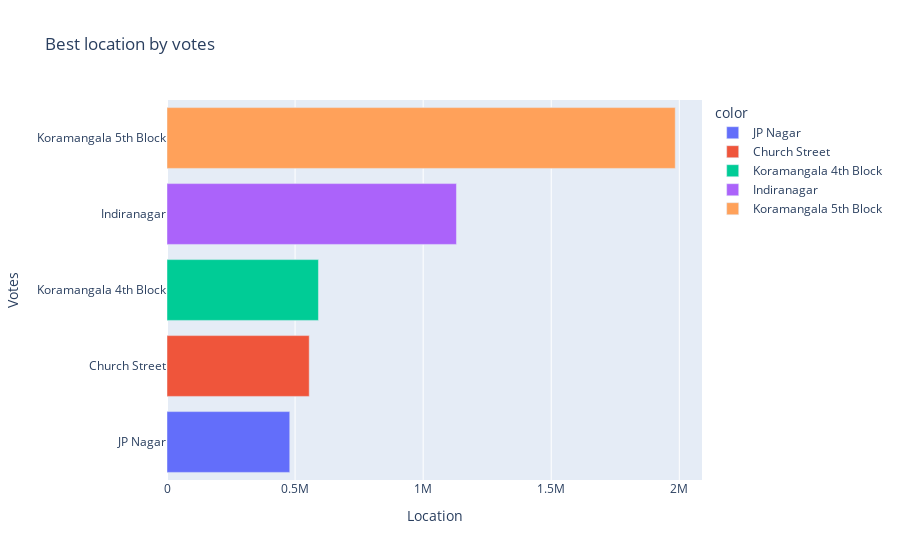

Notebook source saved alongside this figure:
### Code cell
fig=px.bar(y=loc_vote.index,
           x=loc_vote,
           color=loc_vote.index # Each bar is colored differently 
           ,title='Best location by votes',labels={'x':'Location','y':'Votes'} # changes x and y label
          )
fig.show()

### Figure 1 — Plotly figure (JSON) as saved in the notebook; plotly's stock layout.template omitted (floating-point values rounded to 4 significant figures)
{"data": [{"alignmentgroup": "True", "hovertemplate": "color=JP Nagar<br>Location=%{x}<br>Votes=%{y}<extra></extra>", "legendgroup": "JP Nagar", "marker": {"color": "#636efa", "pattern": {"shape": ""}}, "name": "JP Nagar", "offsetgroup": "JP Nagar", "orientation": "h", "showlegend": true, "textposition": "auto", "type": "bar", "x": [479180], "xaxis": "x", "y": ["JP Nagar"], "yaxis": "y"}, {"alignmentgroup": "True", "hovertemplate": "color=Church Street<br>Location=%{x}<br>Votes=%{y}<extra></extra>", "legendgroup": "Church Street", "marker": {"color": "#EF553B", "pattern": {"shape": ""}}, "name": "Church Street", "offsetgroup": "Church Street", "orientation": "h", "showlegend": true, "textposition": "auto", "type": "bar", "x": [555228], "xaxis": "x", "y": ["Church Street"], "yaxis": "y"}, {"alignmentgroup": "True", "hovertemplate": "color=Koramangala 4th Block<br>Location=%{x}<br>Votes=%{y}<extra></extra>", "legendgroup": "Koramangala 4th Block", "marker": {"color": "#00cc96", "pattern": {"shape": ""}}, "name": "Koramangala 4th Block", "offsetgroup": "Koramangala 4th Block", "orientation": "h", "showlegend": true, "textposition": "auto", "type": "bar", "x": [591240], "xaxis": "x", "y": ["Koramangala 4th Block"], "yaxis": "y"}, {"alignmentgroup": "True", "hovertemplate": "color=Indiranagar<br>Location=%{x}<br>Votes=%{y}<extra></extra>", "legendgroup": "Indiranagar", "marker": {"color": "#ab63fa", "pattern": {"shape": ""}}, "name": "Indiranagar", "offsetgroup": "Indiranagar", "orientation": "h", "showlegend": true, "textposition": "auto", "type": "bar", "x": [1129994], "xaxis": "x", "y": ["Indiranagar"], "yaxis": "y"}, {"alignmentgroup": "True", "hovertemplate": "color=Koramangala 5th Block<br>Location=%{x}<br>Votes=%{y}<extra></extra>", "legendgroup": "Koramangala 5th Block", "marker": {"color": "#FFA15A", "pattern": {"shape": ""}}, "name": "Koramangala 5th Block", "offsetgroup": "Koramangala 5th Block", "orientation": "h", "showlegend": true, "textposition": "auto", "type": "bar", "x": [1984132], "xaxis": "x", "y": ["Koramangala 5th Block"], "yaxis": "y"}], "layout": {"barmode": "relative", "legend": {"title": {"text": "color"}, "tracegroupgap": 0}, "title": {"text": "Best location by votes"}, "xaxis": {"anchor": "y", "domain": [0, 1], "title": {"text": "Location"}}, "yaxis": {"anchor": "x", "domain": [0, 1], "title": {"text": "Votes"}}}}
